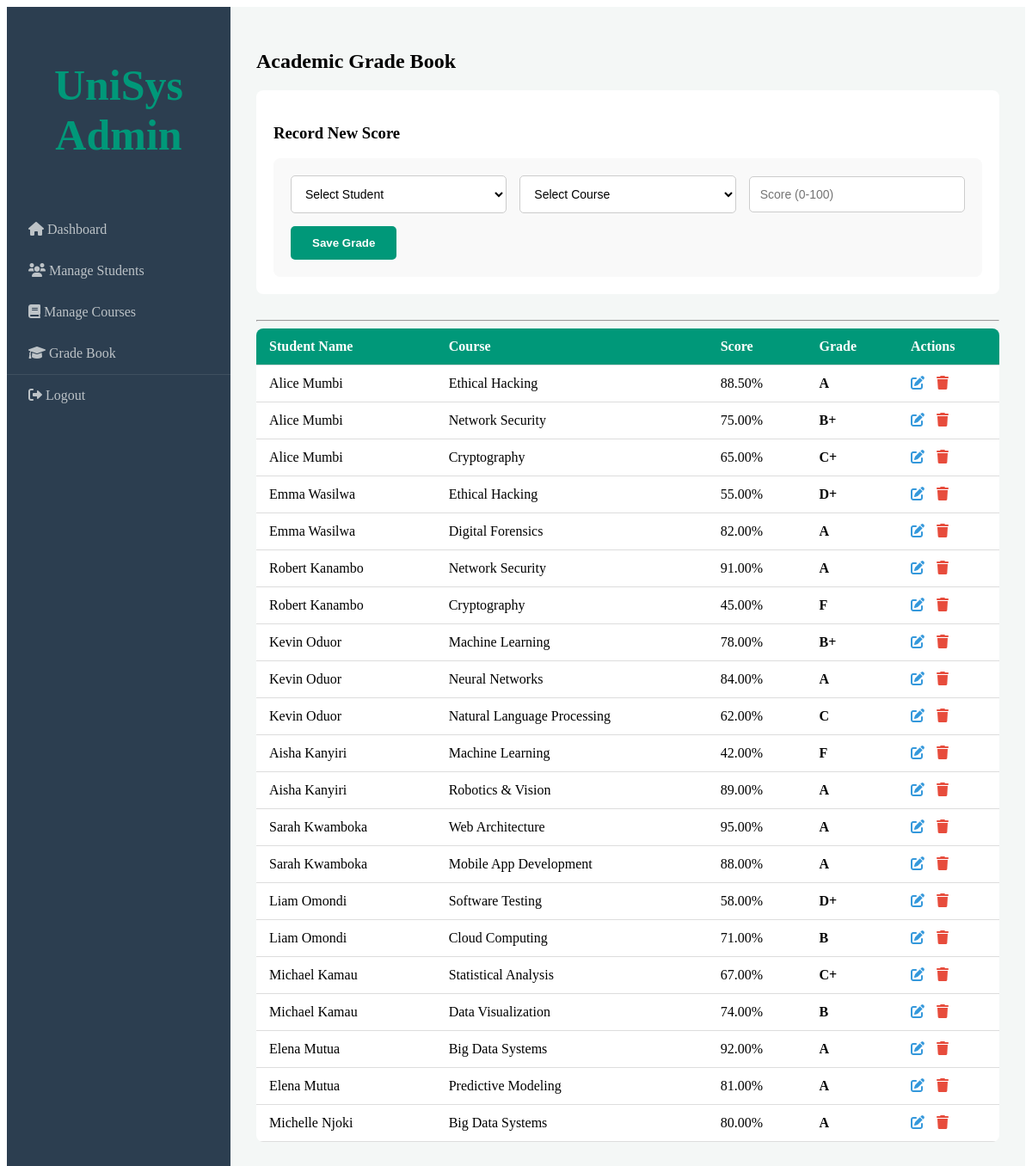
/php/view_grades.php (signed in), run on the app's committed database.
### tables this page shows
CREATE TABLE `grades` (
  `grade_id` int(11) NOT NULL,
  `student_id` int(11) NOT NULL,
  `course_id` int(11) NOT NULL,
  `score` decimal(5,2) NOT NULL,
  `grade_letter` varchar(2) NOT NULL
);

CREATE TABLE `students` (
  `student_id` int(11) NOT NULL,
  `first_name` varchar(50) NOT NULL,
  `last_name` varchar(50) NOT NULL,
  `email` varchar(100) NOT NULL,
  `password` varchar(255) DEFAULT '123456',
  `dept_id` int(11) DEFAULT NULL,
  `registration_no` varchar(20) GENERATED ALWAYS AS (concat('STU-',`student_id`)) VIRTUAL
);

CREATE TABLE `courses` (
  `course_id` int(11) NOT NULL,
  `course_code` varchar(20) NOT NULL,
  `course_name` varchar(100) NOT NULL,
  `credits` int(11) NOT NULL,
  `dept_id` int(11) DEFAULT NULL
);

### php/view_grades.php (the view, shortened to what this page needs)
<?php
include 'db_connect.php';
$grades_query = "SELECT g.*, s.first_name, s.last_name, c.course_name
                 FROM grades g
                 JOIN students s ON g.student_id = s.student_id
                 JOIN courses c ON g.course_id = c.course_id";
$grades = $conn->query($grades_query);
?>
<!DOCTYPE html>
<html>
<head>
    <link rel="stylesheet" href="style.css">
    <link rel="stylesheet" href="https://cdnjs.cloudflare.com/ajax/libs/font-awesome/6.0.0/css/all.min.css">
</head>
<body>
    <div class="dashboard-wrapper">
        <?php include 'sidebar.php'; ?>
        <div class="main-content">
            <h2>Academic Grade Book</h2>
            <div class="form-container">
                <h3>Record New Score</h3>
                <form method="POST" class="inline-form">
                    <select name="student_id" required>
                        <option value="">Select Student</option>
                    </select>
                    <select name="course_id" required>
                        <option value="">Select Course</option>
                    </select>
                    <input type="number" name="score" placeholder="Score (0-100)" min="0" max="100" required>
                    <button type="submit" name="add_grade" class="add-btn">Save Grade</button>
                </form>
            </div>
            <hr>
            <table class="content-table">
                <thead>
                    <tr>
                        <th>Student Name</th>
                        <th>Course</th>
                        <th>Score</th>
                        <th>Grade</th>
                        <th>Actions</th>
                    </tr>
                </thead>
                <tbody>
                    <?php while($row = $grades->fetch_assoc()): ?>
                    <tr>
                        <td><?php echo $row['first_name'] . " " . $row['last_name']; ?></td>
                        <td><?php echo $row['course_name']; ?></td>
                        <td><?php echo $row['score']; ?>%</td>
                        <td><strong><?php echo $row['grade_letter']; ?></strong></td>
                        <td>
                            <a href="edit_grade.php?id=<?php echo $row['grade_id']; ?>" class="text-edit" title="Edit Grade">
                                <i class="fas fa-edit"></i>
                            </a>
                            <a href="delete_grade.php?id=<?php echo $row['grade_id']; ?>" class="text-danger" title="Delete Grade" onclick="return confirm('Are you sure you want to permanently delete this grade record?');">
                                <i class="fas fa-trash"></i>
                            </a>
                        </td>
                    </tr>
                    <?php endwhile; ?>
                </tbody>
            </table>
        </div>
    </div>
</body>
</html>

### php/sidebar.php
<div class="sidebar">
    <div class="logo-container">
        <h2 style="font-size: 50px; color: #009879; text-align: center;"> UniSys Admin</h2>
    </div>
    <ul class="nav-links">
        <li><a href="dashboard.php"><i class="fas fa-home"></i> Dashboard</a></li>
        <li><a href="view_students.php"><i class="fas fa-users"></i> Manage Students</a></li>
        <li><a href="view_courses.php"><i class="fas fa-book"></i> Manage Courses</a></li>
        <li><a href="view_grades.php"><i class="fas fa-graduation-cap"></i> Grade Book</a></li>
        <li class="logout-item">
    <a href="logout.php"><i class="fas fa-sign-out-alt"></i> Logout</a>
</li>
    </ul>
</div>

### css/style.css (style rules this page uses)
.dashboard-wrapper { display: flex; min-height: 100vh; }
.sidebar { width: 260px; background: #2c3e50; color: white; display: flex; flex-direction: column; padding: 20px 0; }
.nav-links { list-style: none; padding: 0; flex: 1; }
.nav-links li a { display: block; padding: 15px 25px; color: #bdc3c7; text-decoration: none; transition: 0.3s; }
.logout-item { margin-top: auto; border-top: 1px solid #3e4f5f; }
.main-content { flex: 1; background: #f4f7f6; padding: 30px; }
.form-container { background: #fff; padding: 20px; border-radius: 8px; margin-bottom: 30px; }
.inline-form { display: flex; flex-wrap: wrap; gap: 15px; align-items: center; background: #f9f9f9; padding: 20px; border-radius: 8px; }
.inline-form input, .inline-form select { flex: 1; min-width: 200px; padding: 12px; border: 1px solid #ccc; border-radius: 5px; font-size: 14px; background-color: white; }
.inline-form .add-btn { flex: 0 0 auto; padding: 12px 25px; background: #009879; color: white; border: none; border-radius: 5px; cursor: pointer; font-weight: bold; }
.content-table { width: 100%; border-collapse: collapse; background: white; border-radius: 8px; overflow: hidden; }
.content-table thead tr { background-color: #009879; color: #ffffff; text-align: left; }
.content-table th, .content-table td { padding: 12px 15px; border-bottom: 1px solid #dddddd; }
.text-danger { color: #e74c3c; text-decoration: none; font-weight: bold; }
.text-edit { color: #3498db; margin-right: 10px; text-decoration: none; }
.text-danger { color: #e74c3c; text-decoration: none; }

### data on the page
grades: student.first_name "Alice", student.last_name "Mumbi", course.course_name "Ethical Hacking", score "88.50", grade_letter "A"
grades: student.first_name "Alice", student.last_name "Mumbi", course.course_name "Network Security", score "75.00", grade_letter "B+"
grades: student.first_name "Alice", student.last_name "Mumbi", course.course_name "Cryptography", score "65.00", grade_letter "C+"
grades: student.first_name "Emma", student.last_name "Wasilwa", course.course_name "Ethical Hacking", score "55.00", grade_letter "D+"
grades: student.first_name "Emma", student.last_name "Wasilwa", course.course_name "Digital Forensics", score "82.00", grade_letter "A"
grades: student.first_name "Robert", student.last_name "Kanambo", course.course_name "Network Security", score "91.00", grade_letter "A"
grades: student.first_name "Robert", student.last_name "Kanambo", course.course_name "Cryptography", score "45.00", grade_letter "F"
grades: student.first_name "Kevin", student.last_name "Oduor", course.course_name "Machine Learning", score "78.00", grade_letter "B+"
grades: student.first_name "Kevin", student.last_name "Oduor", course.course_name "Neural Networks", score "84.00", grade_letter "A"
grades: student.first_name "Kevin", student.last_name "Oduor", course.course_name "Natural Language Processing", score "62.00", grade_letter "C"
grades: student.first_name "Aisha", student.last_name "Kanyiri", course.course_name "Machine Learning", score "42.00", grade_letter "F"
grades: student.first_name "Aisha", student.last_name "Kanyiri", course.course_name "Robotics & Vision", score "89.00", grade_letter "A"
grades: student.first_name "Sarah", student.last_name "Kwamboka", course.course_name "Web Architecture", score "95.00", grade_letter "A"
grades: student.first_name "Sarah", student.last_name "Kwamboka", course.course_name "Mobile App Development", score "88.00", grade_letter "A"
grades: student.first_name "Liam", student.last_name "Omondi", course.course_name "Software Testing", score "58.00", grade_letter "D+"
grades: student.first_name "Liam", student.last_name "Omondi", course.course_name "Cloud Computing", score "71.00", grade_letter "B"
grades: student.first_name "Michael", student.last_name "Kamau", course.course_name "Statistical Analysis", score "67.00", grade_letter "C+"
grades: student.first_name "Michael", student.last_name "Kamau", course.course_name "Data Visualization", score "74.00", grade_letter "B"
grades: student.first_name "Elena", student.last_name "Mutua", course.course_name "Big Data Systems", score "92.00", grade_letter "A"
grades: student.first_name "Elena", student.last_name "Mutua", course.course_name "Predictive Modeling", score "81.00", grade_letter "A"
grades: student.first_name "Michelle", student.last_name "Njoki", course.course_name "Big Data Systems", score "80.00", grade_letter "A"
